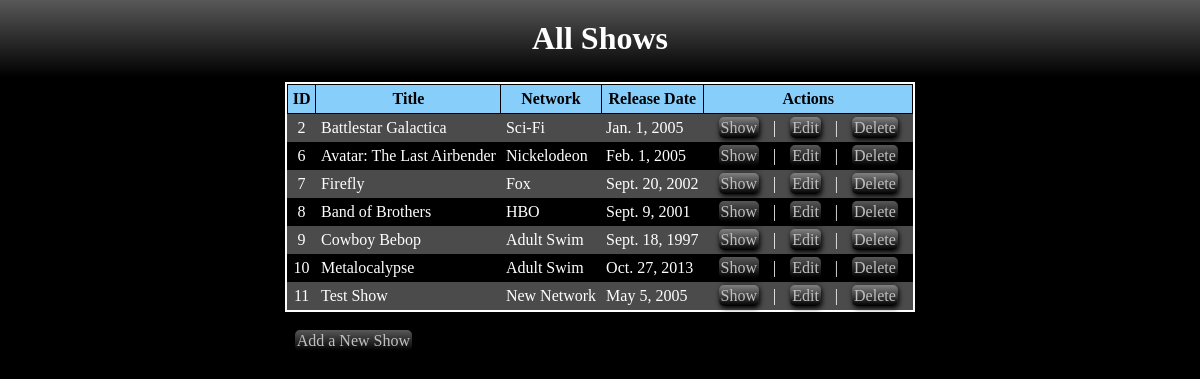
/shows, run on the app's committed database.
### shows_app/models.py (models this page shows)
class show(models.Model):
  title = models.CharField(max_length=255)
  release_date = models.DateField()
  desc = models.TextField(null=True)
  created_at = models.DateTimeField(auto_now_add=True)
  updated_at = models.DateTimeField(auto_now=True)
  networks = models.ForeignKey(network, related_name=("shows"), on_delete=models.CASCADE)

class network(models.Model):
  name = models.CharField(max_length=255)
  created_at = models.DateTimeField(auto_now_add=True)
  updated_at = models.DateTimeField(auto_now=True)

### shows_app/views.py (the view)
# urls.py: path('shows', views.index),
def index(request):
  context = {
    'all_shows': show.objects.all(),
    'all_networks': network.objects.all()
  }
  return render(request, 'shows.html', context)

### shows_app/templates/shows.html (shortened to what this page needs)
<!DOCTYPE html>
<html lang="en">
<head>
  {% load static %}
  <link rel="stylesheet" href="{% static 'css/style.css' %}">
</head>
<body>
  <div id='container'>
    <h1>All Shows</h1>
    <div id='content'>
      <table>
        <tr>
          <th>ID</th>
          <th>Title</th>
          <th>Network</th>
          <th>Release Date</th>
          <th>Actions</th>
        </tr>
        {% for show in all_shows %}
          <tr>
            <td class="first">{{show.id}}</td>
            <td>{{show.title}}</td>
            <td>{{show.networks.name}}</td>
            <td>{{show.release_date}}</td>
            <td>
              <a href="/shows/{{show.id}}">Show</a> |
              <a href="/shows/{{show.id}}/edit">Edit</a> |
              <a href="/shows/{{show.id}}/delete" onClick="return confirm('Are you sure you would like to delete {{show.name}}?')">Delete</a>
            </td>
          </tr>
        {% endfor %}
      </table>
      <a href="/shows/new">Add a New Show</a>
    </div>
  </div>
</body>
</html>

### shows_app/static/css/style.css (style rules this page uses)
* { padding: 0; margin: 0; }
#container { width: 100%; height: 100%; padding-bottom: 100%; padding-top: 0px; background-color: black; }
h1 { text-align: center; padding: 20px; color: white; margin-bottom: 5px; background-image: linear-gradient(rgba(192, 192, 192, 0.459), rgb(0,0,0,1)); }
table { display: block; margin-left: auto; margin-right: auto; width: fit-content; border-collapse: collapse; border: 2px solid white; margin-bottom: 20px; }
th { padding: 5px; border: 1px solid black; background-color: lightskyblue; }
td { padding: 5px; color: white; }
tr:nth-child(odd) { background-color: black; }
tr:nth-child(even) { background-color: rgb(75, 75, 75); }
.first { text-align: center }
a { color: silver; text-decoration: none; background-image: linear-gradient(rgba(192, 192, 192, 0.459), rgb(0,0,0,1)); border-radius: 5px; padding: 2px; margin: 10px; box-shadow: 1px 2px 5px black; }
#content { width: fit-content; margin-left: auto; margin-right: auto; }

### data on the page
show: id "2", title "Battlestar Galactica", networks.name "Sci-Fi", release_date "Jan. 1, 2005"
show: id "6", title "Avatar: The Last Airbender", networks.name "Nickelodeon", release_date "Feb. 1, 2005"
show: id "7", title "Firefly", networks.name "Fox", release_date "Sept. 20, 2002"
show: id "8", title "Band of Brothers", networks.name "HBO", release_date "Sept. 9, 2001"
show: id "9", title "Cowboy Bebop", networks.name "Adult Swim", release_date "Sept. 18, 1997"
show: id "10", title "Metalocalypse", networks.name "Adult Swim", release_date "Oct. 27, 2013"
show: id "11", title "Test Show", networks.name "New Network", release_date "May 5, 2005"
